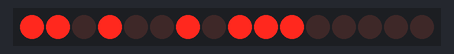
Simulated run of this sketch. Board: Arduino Uno, built with avr-gcc and run on an emulated ATmega328P. Shown: 16 shift-register outputs drawn as a row of LEDs (first output left, lit = HIGH). Wiring (inferred from the names in the program): 2 × shift register (74HC595): data pin 2; shift clock pin 4; latch pin 3. Wiring (inferred from the signals the program sends): row of LEDs: on Q0, Q1, Q2, Q3, Q4, Q5, Q6, Q7, Q8, Q9, Q10, Q11, Q12, Q13, Q14, Q15. Random numbers use the default seed unless the sketch sets one.

Above: at 0.1 s.
At 5.1 s:
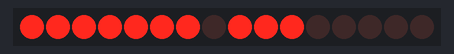
At 12.6 s:
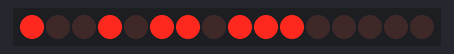
At 18.6 s:
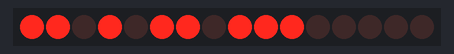
At 23.7 s:
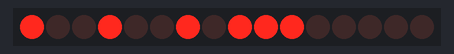
At 37.7 s:
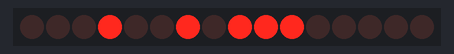
Timing chart, 0 to 40.0 s (numbered marks = the images above):
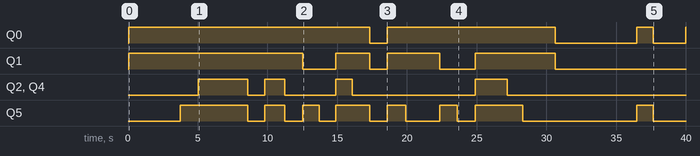

The sketch:

Crony.ino
```cpp
#define SCLK 4  // пины ардуино
#define RCLK 3
#define DIO 2

//Глазки
byte Eyes1 = 0b01100011; //"o_o"
byte Eyes2 = 0b00100011; //"n_n"
byte Eyes3 = 0b01100010; //"u_u"
byte Eyes4 = 0b01000001; //"=_="
byte Eyes5 = 0b01000000; //"-_-"
byte Eyes6 = 0b01000011; //">_>"
byte Eyes7 = 0b01100001; //"<_<"
byte Eyes8 = 0b00000001; //"-high -"

//Ротик
byte Mouth1 = 0b01011100; //"o"
byte Mouth2 = 0b01010100; //"n"
byte Mouth3 = 0b00011100; //"u"
byte Mouth4 = 0b01000000; //"-"
byte Mouth5 = 0b00001000; //"_"
byte Mouth6 = 0b01001100; //">"
byte Mouth7 = 0b01011000; //"<"
byte Mouth8 = 0b00111111; //"0"

int Face;
byte EYES;
byte MOUTH;

int DELL;
unsigned long timing; // Переменная для хранения точки отсчета

void setup() {
  pinMode(RCLK, OUTPUT);
  pinMode(SCLK, OUTPUT);
  pinMode(DIO, OUTPUT);
  //Serial.begin(9600);
}


void loop() {
  DELL = random(1000, 50000); // Получаем случайное значение в диапазоне 1000-50000
  if (millis() - timing > DELL) { // Вместо DELL подставьте нужное вам значение паузы
    timing = millis();
    Face = random(7);
  }

  if (Face == 1) {
    EYES = Eyes5;
    MOUTH = Mouth5;
  }
  if (Face == 2) {
    EYES = Eyes4;
    MOUTH = Mouth5;
  }
  if (Face == 3) {
    EYES = Eyes1;
    MOUTH = Mouth5;
  }
  if (Face == 4) {
    EYES = Eyes1;
    MOUTH = Mouth1;
  }
  if (Face == 0) {
    EYES = Eyes6;
    MOUTH = Mouth5;
  }
  if (Face == 5) {
    EYES = Eyes7;
    MOUTH = Mouth5;
  }

//Serial.println(Face);
//Serial.println(EYES);
//Serial.println(MOUTH);

//глазки
digitalWrite(RCLK, LOW); // открываем защелку
shiftOut(DIO, SCLK, MSBFIRST,  0b00000010);  // включаем разряд
shiftOut(DIO, SCLK, MSBFIRST, EYES);
digitalWrite(RCLK, HIGH); // защелкиваем регистры
//delay(1); // ждем немного перед отправкой следующего "числа"

//Ротик
digitalWrite(RCLK, LOW); // открываем защелку
shiftOut(DIO, SCLK, MSBFIRST,  0b00000101);  // включаем разряд
shiftOut(DIO, SCLK, MSBFIRST, MOUTH);
digitalWrite(RCLK, HIGH); // защелкиваем регистры
//delay(1); // ждем немного перед отправкой следующего "числа"

}
```

Measured:
- by itself, Q0: goes HIGH 17.3 s, LOW 1.3 s, HIGH 12.1 s, LOW 5.8 s, HIGH 1.2 s, LOW 2.3 s, then HIGH
- by itself, Q1: LOW → HIGH at 0.04 s, → LOW 12.5 s later, → HIGH 2.4 s later, → LOW 2.4 s later, … (8 changes in this stretch)
- by itself, Q2, Q4: LOW → HIGH at 5.0 s, → LOW 3.5 s later, → HIGH 1.2 s later, → LOW 1.4 s later, … (8 changes in this stretch)
- by itself, Q5: LOW → HIGH at 3.7 s, → LOW 4.8 s later, → HIGH 1.2 s later, → LOW 1.4 s later, … (16 changes in this stretch)
